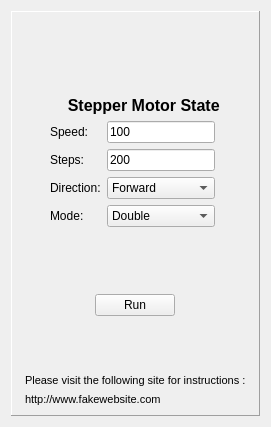
<?xml version="1.0" encoding="UTF-8"?>
<ui version="4.0">
 <class>Form</class>
 <widget class="QWidget" name="Form">
  <property name="geometry">
   <rect>
    <x>0</x>
    <y>0</y>
    <width>271</width>
    <height>427</height>
   </rect>
  </property>
  <property name="mouseTracking">
   <bool>false</bool>
  </property>
  <property name="focusPolicy">
   <enum>Qt::NoFocus</enum>
  </property>
  <property name="windowTitle">
   <string>RNEL Elevator Controller</string>
  </property>
  <layout class="QFormLayout" name="formLayout_2">
   <property name="fieldGrowthPolicy">
    <enum>QFormLayout::AllNonFixedFieldsGrow</enum>
   </property>
   <item row="1" column="0" colspan="2">
    <widget class="QFrame" name="frame">
     <property name="frameShape">
      <enum>QFrame::Panel</enum>
     </property>
     <property name="frameShadow">
      <enum>QFrame::Raised</enum>
     </property>
     <layout class="QGridLayout" name="gridLayout">
      <item row="3" column="0" alignment="Qt::AlignHCenter">
       <widget class="QPushButton" name="btn_run">
        <property name="maximumSize">
         <size>
          <width>162</width>
          <height>27</height>
         </size>
        </property>
        <property name="text">
         <string>Run</string>
        </property>
       </widget>
      </item>
      <item row="5" column="0">
       <layout class="QVBoxLayout" name="verticalLayout_5">
        <item>
         <widget class="QLabel" name="label_instructions">
          <property name="font">
           <font>
            <pointsize>8</pointsize>
           </font>
          </property>
          <property name="text">
           <string>Please visit the following site for instructions :</string>
          </property>
         </widget>
        </item>
        <item>
         <widget class="QLabel" name="label_website">
          <property name="font">
           <font>
            <pointsize>8</pointsize>
           </font>
          </property>
          <property name="mouseTracking">
           <bool>true</bool>
          </property>
          <property name="text">
           <string>http://www.fakewebsite.com</string>
          </property>
          <property name="openExternalLinks">
           <bool>true</bool>
          </property>
          <property name="textInteractionFlags">
           <set>Qt::TextSelectableByMouse</set>
          </property>
         </widget>
        </item>
       </layout>
      </item>
      <item row="2" column="0">
       <spacer name="verticalSpacer_4">
        <property name="orientation">
         <enum>Qt::Vertical</enum>
        </property>
        <property name="sizeHint" stdset="0">
         <size>
          <width>20</width>
          <height>40</height>
         </size>
        </property>
       </spacer>
      </item>
      <item row="4" column="0">
       <spacer name="verticalSpacer_3">
        <property name="orientation">
         <enum>Qt::Vertical</enum>
        </property>
        <property name="sizeHint" stdset="0">
         <size>
          <width>20</width>
          <height>40</height>
         </size>
        </property>
       </spacer>
      </item>
      <item row="0" column="0">
       <widget class="QLabel" name="label_banner">
        <property name="maximumSize">
         <size>
          <width>219</width>
          <height>102</height>
         </size>
        </property>
        <property name="text">
         <string/>
        </property>
        <property name="pixmap">
         <pixmap resource="Resources_ElevatorGUI/RNELBanner.qrc">:/RNELicon/RNELBanner.png</pixmap>
        </property>
        <property name="scaledContents">
         <bool>true</bool>
        </property>
       </widget>
      </item>
      <item row="1" column="0" alignment="Qt::AlignHCenter">
       <widget class="QWidget" name="" native="true">
        <layout class="QFormLayout" name="formLayout_4">
         <property name="fieldGrowthPolicy">
          <enum>QFormLayout::AllNonFixedFieldsGrow</enum>
         </property>
         <item row="1" column="0">
          <spacer name="verticalSpacer">
           <property name="orientation">
            <enum>Qt::Vertical</enum>
           </property>
           <property name="sizeHint" stdset="0">
            <size>
             <width>20</width>
             <height>40</height>
            </size>
           </property>
          </spacer>
         </item>
         <item row="2" column="0" colspan="2">
          <widget class="QLabel" name="label_motorState">
           <property name="font">
            <font>
             <pointsize>12</pointsize>
             <weight>75</weight>
             <bold>true</bold>
             <underline>false</underline>
            </font>
           </property>
           <property name="text">
            <string>    Stepper Motor State</string>
           </property>
          </widget>
         </item>
         <item row="3" column="0">
          <layout class="QHBoxLayout" name="horizontalLayout">
           <item>
            <layout class="QVBoxLayout" name="verticalLayout">
             <item>
              <widget class="QLabel" name="label_speed">
               <property name="text">
                <string>Speed:</string>
               </property>
              </widget>
             </item>
             <item>
              <widget class="QLabel" name="label_steps">
               <property name="text">
                <string>Steps:</string>
               </property>
              </widget>
             </item>
             <item>
              <widget class="QLabel" name="label_direction">
               <property name="text">
                <string>Direction:</string>
               </property>
              </widget>
             </item>
             <item>
              <widget class="QLabel" name="label_mode">
               <property name="text">
                <string>Mode:</string>
               </property>
              </widget>
             </item>
            </layout>
           </item>
           <item>
            <layout class="QFormLayout" name="formLayout_3">
             <item row="0" column="0">
              <widget class="QLineEdit" name="lineEdit_speed">
               <property name="maximumSize">
                <size>
                 <width>111</width>
                 <height>27</height>
                </size>
               </property>
               <property name="text">
                <string>100</string>
               </property>
               <property name="placeholderText">
                <string/>
               </property>
              </widget>
             </item>
             <item row="1" column="0">
              <widget class="QLineEdit" name="lineEdit_steps">
               <property name="maximumSize">
                <size>
                 <width>111</width>
                 <height>27</height>
                </size>
               </property>
               <property name="text">
                <string>200</string>
               </property>
              </widget>
             </item>
             <item row="3" column="0" colspan="2">
              <widget class="QComboBox" name="comboBox_direction">
               <property name="maximumSize">
                <size>
                 <width>111</width>
                 <height>27</height>
                </size>
               </property>
               <item>
                <property name="text">
                 <string>Forward</string>
                </property>
               </item>
               <item>
                <property name="text">
                 <string>Backward</string>
                </property>
               </item>
              </widget>
             </item>
             <item row="4" column="0" colspan="2">
              <widget class="QComboBox" name="comboBox_mode">
               <property name="maximumSize">
                <size>
                 <width>111</width>
                 <height>27</height>
                </size>
               </property>
               <item>
                <property name="text">
                 <string>Double</string>
                </property>
               </item>
               <item>
                <property name="text">
                 <string>Single</string>
                </property>
               </item>
               <item>
                <property name="text">
                 <string>Microstep</string>
                </property>
               </item>
               <item>
                <property name="text">
                 <string>Interleave</string>
                </property>
               </item>
              </widget>
             </item>
            </layout>
           </item>
          </layout>
         </item>
        </layout>
       </widget>
      </item>
     </layout>
    </widget>
   </item>
  </layout>
 </widget>
 <resources>
  <include location="Resources_ElevatorGUI/RNELBanner.qrc"/>
 </resources>
 <connections/>
</ui>
